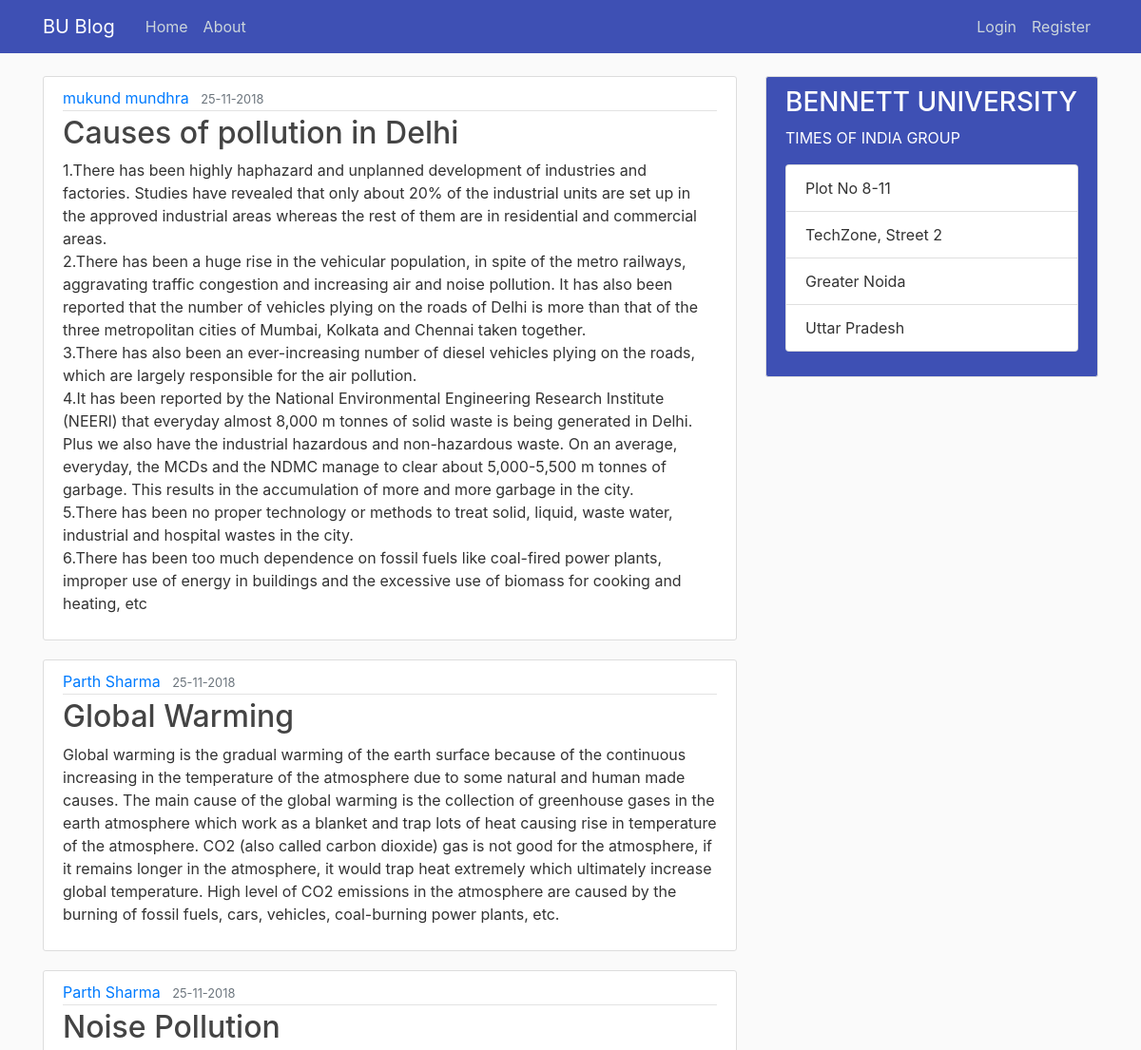
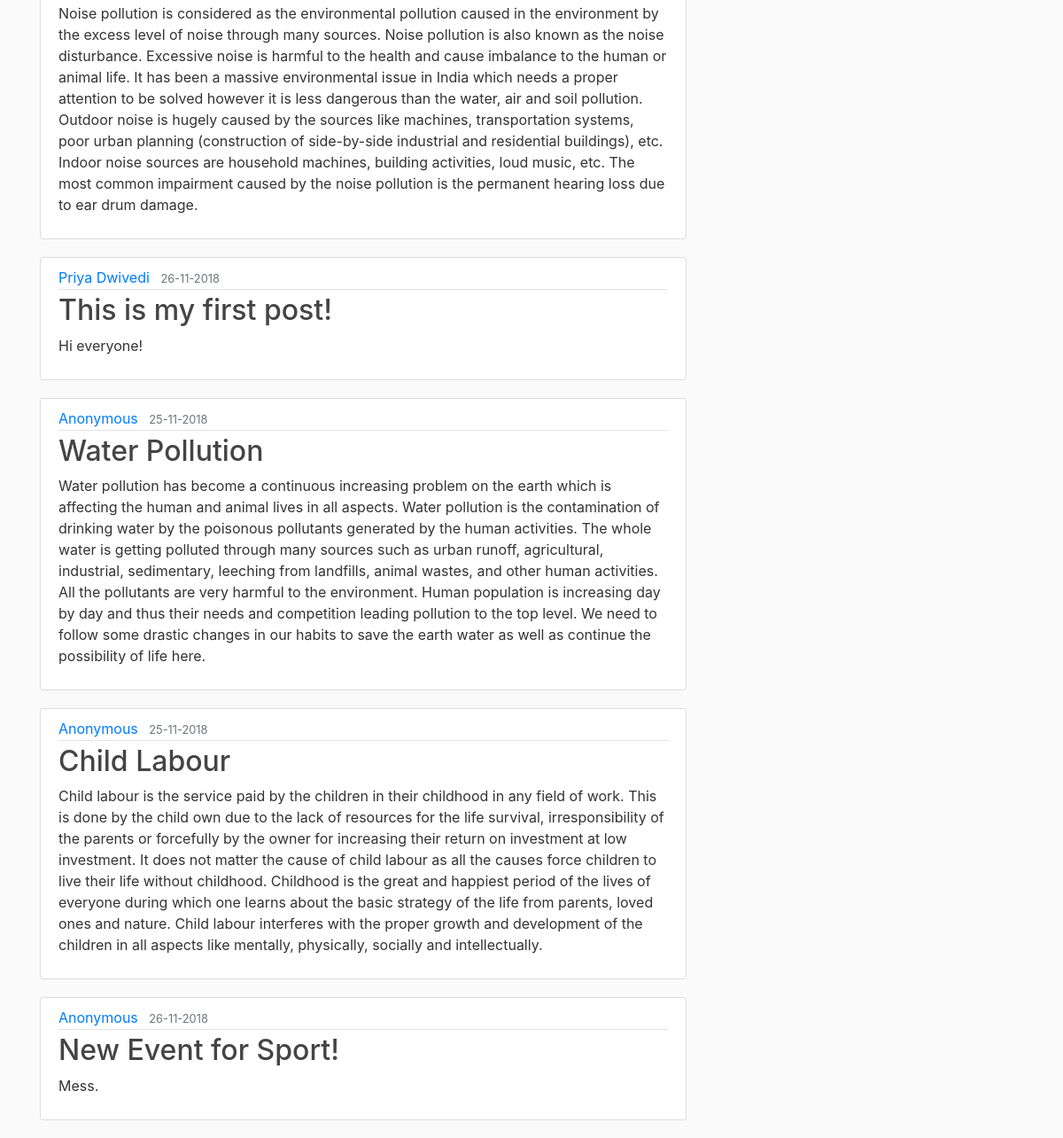
The page /home on the database its author committed (2 pictures, top to bottom).
### m24/models.py (models this page shows, shortened)
class Post(db.Model):
    id = db.Column(db.Integer, primary_key=True)
    title = db.Column(db.String(100), nullable=False)
    date_posted = db.Column(db.DateTime, nullable=False, default=datetime.utcnow)
    content = db.Column(db.Text, nullable=False)
    user_id = db.Column(db.Integer, db.ForeignKey('user.id'), nullable=False)

class User(db.Model, UserMixin):
    id = db.Column(db.Integer, primary_key=True)
    username = db.Column(db.String(20), unique=True, nullable=False)
    email = db.Column(db.String(120), unique=True, nullable=False)
    image_file = db.Column(db.String(20), nullable=False, default='default.jpg')
    password = db.Column(db.String(60), nullable=False)
    posts = db.relationship('Post', backref='author', lazy=True)
    anonymous_posts = db.relationship('Anonymous', backref='author', lazy=True)

class Anonymous(db.Model):
    id = db.Column(db.Integer, primary_key=True)
    title = db.Column(db.String(100), nullable=False)
    date_posted = db.Column(db.DateTime, nullable=False, default=datetime.utcnow)
    content = db.Column(db.Text, nullable=False)
    user_id = db.Column(db.Integer, db.ForeignKey('user.id'), nullable=False)

### m24/routes.py (the view)
@app.route("/")
@app.route("/home")
def home():
    posts = Post.query.all()
    anonymous = Anonymous.query.all()
    return render_template('home.html', posts=posts,anonymous=anonymous)

### m24/templates/home.html
{%extends "layout.html" %}
{%block content %}
	{%for post in posts%}
		<article class="media content-section">
		  <div class="media-body" >
		    <div class="article-metadata">
		      <a class="mr-2" href="#">{{post.author.username}}</a>
		      <small class="text-muted">{{ post.date_posted.strftime('%d-%m-%Y') }}</small>
		    </div>
		    <h2><a class="article-title" href="#">{{ post.title }}</a></h2>
		    <p class="article-content">{{ post.content }}</p>
		  </div>
		</article>
	{% endfor %}
	{%for anonymous in anonymous%}
		<article class="media content-section">
		  <div class="media-body" >
		    <div class="article-metadata">
		      <a class="mr-2" href="#">Anonymous</a>
		      <small class="text-muted">{{ anonymous.date_posted.strftime('%d-%m-%Y') }}</small>
		    </div>
		    <h2><a class="article-title" href="#">{{ anonymous.title }}</a></h2>
		    <p class="article-content">{{ anonymous.content }}</p>
		  </div>
		</article>
	{% endfor %}
{% endblock content%}

### m24/templates/layout.html (shortened to what this page needs)
<html>
<head>
		    <link rel="stylesheet" href="https://maxcdn.bootstrapcdn.com/bootstrap/4.0.0/css/bootstrap.min.css">
		    <link rel="stylesheet" type="text/css" href="{{url_for('static', filename='mol.css') }}"
</head>
<body>
	<header class="site-header">
	  <nav class="navbar navbar-expand-md navbar-dark bg-steel fixed-top">
	    <div class="container">
	      <a class="navbar-brand mr-4" href="/">BU Blog</a>
	      <div class="collapse navbar-collapse" id="navbarToggle">
	        <div class="navbar-nav mr-auto">
	          <a class="nav-item nav-link" href="{{ url_for('home')}}">Home</a>
	          <a class="nav-item nav-link" href="{{ url_for('about')}}">About</a>
	        </div>
	        <div class="navbar-nav">
	          {% if current_user.is_authenticated %}
	          	<a class="nav-item nav-link" href="{{ url_for('anonymous_post') }}">Anonymous Post</a>
	          	<a class="nav-item nav-link" href="{{ url_for('new_post') }}">New Post</a>
	          	<a class="nav-item nav-link" href="{{ url_for('account') }}">Account</a>
                <a class="nav-item nav-link" href="{{ url_for('logout') }}">Logout</a>
              {% else %}
                <a class="nav-item nav-link" href="{{ url_for('login') }}">Login</a>
                <a class="nav-item nav-link" href="{{ url_for('register') }}">Register</a>
              {% endif %}
	        </div>
	      </div>
	    </div>
	  </nav>
	</header>
	<main role="main" class="container">
	 	<div class="row">
		    <div class="col-md-8">
		      {% block content %}{% endblock %}
	    	</div>
	    	<div class="col-md-4">
		      	<div style="background-color:#3e50b4" class="content-section">
			        <h3 style="color:#fff"> BENNETT UNIVERSITY </h3>
			        <p style="color:#fff">TIMES OF INDIA GROUP
			          <ul class="list-group">
			            <li class="list-group-item list-group-item">Plot No 8-11 </li>
			            <li class="list-group-item list-group-item">TechZone, Street 2</li>
			            <li class="list-group-item list-group-item">Greater Noida</li>
			            <li class="list-group-item list-group-item">Uttar Pradesh</li>
				 	  </ul>
				    </p>
		     	</div>
		 	</div>
	    </div>
	</main>
</body>
</html>

### m24/static/mol.css (style rules this page uses)
body { background: #FAFAFA; color: #333333; margin-top: 5rem; }
h1, h2, h3, h4, h5, h6 { color: #444444; }
.bg-steel { background-color:#3e50b4 ; }
.site-header .navbar-nav .nav-link { color: #cbd5db; }
.content-section { background: #ffffff; padding: 10px 20px; border: 1px solid #dddddd; border-radius: 3px; margin-bottom: 20px; }
.article-title { color: #444444; }
.article-content { white-space: pre-line; }
.article-metadata { padding-bottom: 1px; margin-bottom: 4px; border-bottom: 1px solid #e3e3e3 }

### rows shown on the page
Post: author.username "mukund mundhra", date_posted "25-11-2018", title "Causes of pollution in Delhi", content "1.There has been highly haphazard and unplanned development of industries and factories. Studies have revealed that only about 20% of the industrial units are set up in the approved industrial areas whereas the rest of them are in residential and commercial areas. 2.There has been a huge rise in the vehicular population, in spite of the metro railways, aggravating traffic congestion and increasing air and noise pollution. It has also been reported that the number of vehicles plying on the roads of Delhi is more than that of the three metropolitan cities of Mumbai, Kolkata and Chennai taken together. 3.There has also been an ever-increasing number of diesel vehicles plying on the roads,…"
Post: author.username "Parth Sharma", date_posted "25-11-2018", title "Global Warming", content "Global warming is the gradual warming of the earth surface because of the continuous increasing in the temperature of the atmosphere due to some natural and human made causes. The main cause of the global warming is the collection of greenhouse gases in the earth atmosphere which work as a blanket and trap lots of heat causing rise in temperature of the atmosphere. CO2 (also called carbon dioxide) gas is not good for the atmosphere, if it remains longer in the atmosphere, it would trap heat extremely which ultimately increase global temperature. High level of CO2 emissions in the atmosphere are caused by the burning of fossil fuels, cars, vehicles, coal-burning power plants, etc."
Post: author.username "Parth Sharma", date_posted "25-11-2018", title "Noise Pollution", content "Noise pollution is considered as the environmental pollution caused in the environment by the excess level of noise through many sources. Noise pollution is also known as the noise disturbance. Excessive noise is harmful to the health and cause imbalance to the human or animal life. It has been a massive environmental issue in India which needs a proper attention to be solved however it is less dangerous than the water, air and soil pollution. Outdoor noise is hugely caused by the sources like machines, transportation systems, poor urban planning (construction of side-by-side industrial and residential buildings), etc. Indoor noise sources are household machines, building activities, loud…"
Post: author.username "Priya Dwivedi", date_posted "26-11-2018", title "This is my first post!", content "Hi everyone!"
Anonymous: date_posted "25-11-2018", title "Water Pollution", content "Water pollution has become a continuous increasing problem on the earth which is affecting the human and animal lives in all aspects. Water pollution is the contamination of drinking water by the poisonous pollutants generated by the human activities. The whole water is getting polluted through many sources such as urban runoff, agricultural, industrial, sedimentary, leeching from landfills, animal wastes, and other human activities. All the pollutants are very harmful to the environment. Human population is increasing day by day and thus their needs and competition leading pollution to the top level. We need to follow some drastic changes in our habits to save the earth water as well as…"
Anonymous: date_posted "25-11-2018", title "Child Labour", content "Child labour is the service paid by the children in their childhood in any field of work. This is done by the child own due to the lack of resources for the life survival, irresponsibility of the parents or forcefully by the owner for increasing their return on investment at low investment. It does not matter the cause of child labour as all the causes force children to live their life without childhood. Childhood is the great and happiest period of the lives of everyone during which one learns about the basic strategy of the life from parents, loved ones and nature. Child labour interferes with the proper growth and development of the children in all aspects like mentally, physically,…"
Anonymous: date_posted "26-11-2018", title "New Event for Sport!", content "Mess."
